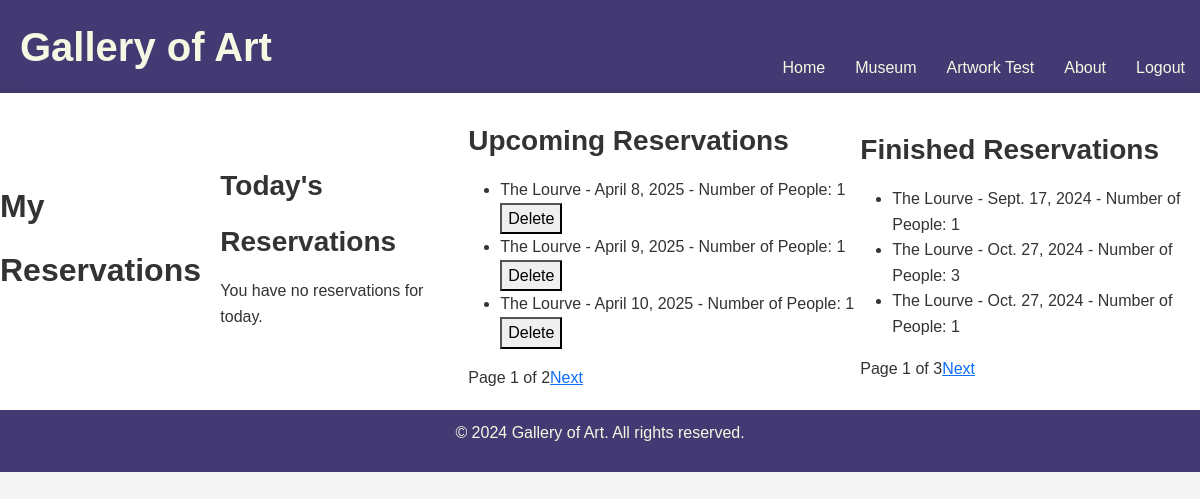
/reservation/myreservations/ (signed in), run on the app's committed database.
### core/models.py (models this page shows, shortened)
class ReservationOrder(models.Model):
    id = models.UUIDField(primary_key=True, default=uuid.uuid4, editable=False)
    user_name =  models.ForeignKey(CustomUser, on_delete=models.CASCADE, related_name="reservation")
    gallery = models.ForeignKey(Gallery, on_delete=models.CASCADE, related_name="reservation")
    created_time = models.TimeField(auto_now_add=True)
    order_date = models.DateField()
    num_people = models.PositiveIntegerField(
        default=1,
        validators=[MinValueValidator(1), MaxValueValidator(5)]
    )

class Gallery(models.Model):
    gallery_name = models.CharField(max_length=300, primary_key=True)
    location = models.CharField(max_length=50)
    description = models.TextField(default="gallery description")
    image = models.ImageField(upload_to='img/gallery', default='img/gallery/default.jpg')
    visitor_capacity = models.IntegerField(default=300)
    rating = models.FloatField(default=3.0)
    def __str__(self):
        return self.gallery_name

### core/views.py (the view, shortened to what this page needs)
# urls.py: path('reservation/myreservations/', views.view_my_reservation, name='my_reservation'),
@login_required
def view_my_reservation(request):
    today = date.today()
    todays_reservations = ReservationOrder.objects.filter(
        user_name=request.user,
        order_date=today
    ).order_by('order_date')
    upcoming_reservations_list = ReservationOrder.objects.filter(
        user_name=request.user,
        order_date__gt=today
    ).order_by('order_date')
    finished_reservations_list = ReservationOrder.objects.filter(
        user_name=request.user,
        order_date__lt=today
    ).order_by('order_date')
    upcoming_paginator = Paginator(upcoming_reservations_list, 3)
    finished_paginator = Paginator(finished_reservations_list, 3)
    upcoming_page_number = request.GET.get('upcoming_page')
    finished_page_number = request.GET.get('finished_page')
    upcoming_reservations = upcoming_paginator.get_page(upcoming_page_number)
    finished_reservations = finished_paginator.get_page(finished_page_number)
    return render(request, 'my_reservations.html', {
        'todays_reservations': todays_reservations,
        'upcoming_reservations': upcoming_reservations,
        'finished_reservations': finished_reservations
    })

### core/templates/my_reservations.html (shortened to what this page needs)
{% extends "base.html" %}
{% block content %}
<h2 style="display: block;">My Reservations</h2>
<div style="margin-top: 20px;">
    <h3 style="display: block;">Today's Reservations</h3>
    {% if todays_reservations %}
        <ul>
            {% for reservation in todays_reservations %}
                <li>
                    {{ reservation.gallery }} - {{ reservation.order_date }} - Number of People: {{ reservation.num_people }}
                </li>
            {% endfor %}
        </ul>
    {% else %}
        <p>You have no reservations for today.</p>
    {% endif %}
</div>
<div style="margin-top: 20px;">
    <h3 style="display: block;">Upcoming Reservations</h3>
    {% if upcoming_reservations %}
        <ul>
            {% for reservation in upcoming_reservations %}
                <li>
                    {{ reservation.gallery }} - {{ reservation.order_date }} - Number of People: {{ reservation.num_people }}
                    <form method="post" style="display: inline;">
                        <button type="submit" onclick="return confirm('Are you sure you want to delete this reservation?')">Delete</button>
                    </form>
                </li>
            {% endfor %}
        </ul>
        <div class="pagination">
            <span>Page {{ upcoming_reservations.number }} of {{ upcoming_reservations.paginator.num_pages }}</span>
            {% if upcoming_reservations.has_next %}
                <a href="?upcoming_page={{ upcoming_reservations.next_page_number }}">Next</a>
            {% endif %}
        </div>
    {% else %}
        <p>You have no upcoming reservations.</p>
    {% endif %}
</div>
<div style="margin-top: 20px;">
    <h3 style="display: block;">Finished Reservations</h3>
    {% if finished_reservations %}
        <ul>
            {% for reservation in finished_reservations %}
                <li>
                    {{ reservation.gallery }} - {{ reservation.order_date }} - Number of People: {{ reservation.num_people }}
                </li>
            {% endfor %}
        </ul>
        <div class="pagination">
            <span>Page {{ finished_reservations.number }} of {{ finished_reservations.paginator.num_pages }}</span>
            {% if finished_reservations.has_next %}
                <a href="?finished_page={{ finished_reservations.next_page_number }}">Next</a>
            {% endif %}
        </div>
    {% else %}
        <p>You have no finished reservations.</p>
    {% endif %}
</div>
{% endblock %}

### core/static/css/styles.css (style rules this page uses)
body { margin: 0; font-family: Arial, sans-serif; background-color: #f4f4f4; color: #333; line-height: 1.6; }
h1, h2, h3, h4, h5, h6 { margin-top: 0; font-weight: 600; line-height: 2; }

### data on the page
ReservationOrder: gallery "The Lourve", order_date "April 8, 2025", num_people "1"
ReservationOrder: gallery "The Lourve", order_date "April 9, 2025", num_people "1"
ReservationOrder: gallery "The Lourve", order_date "April 10, 2025", num_people "1"
ReservationOrder: gallery "The Lourve", order_date "Sept. 17, 2024", num_people "1"
ReservationOrder: gallery "The Lourve", order_date "Oct. 27, 2024", num_people "3"
ReservationOrder: gallery "The Lourve", order_date "Oct. 27, 2024", num_people "1"

### other printed values
{{ upcoming_reservations.number }} "1"
{{ upcoming_reservations.paginator.num_pages }} "2"
{{ finished_reservations.number }} "1"
{{ finished_reservations.paginator.num_pages }} "3"
